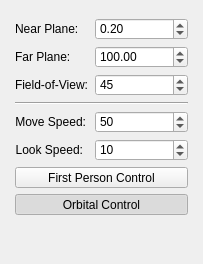
<?xml version="1.0" encoding="UTF-8"?>
<ui version="4.0">
 <class>CameraSettingsPanel</class>
 <widget class="QWidget" name="CameraSettingsPanel">
  <property name="geometry">
   <rect>
    <x>0</x>
    <y>0</y>
    <width>203</width>
    <height>264</height>
   </rect>
  </property>
  <property name="sizePolicy">
   <sizepolicy hsizetype="Preferred" vsizetype="Minimum">
    <horstretch>0</horstretch>
    <verstretch>0</verstretch>
   </sizepolicy>
  </property>
  <property name="windowTitle">
   <string>Camera Settings</string>
  </property>
  <layout class="QVBoxLayout" name="verticalLayout">
   <property name="spacing">
    <number>3</number>
   </property>
   <property name="sizeConstraint">
    <enum>QLayout::SizeConstraint::SetMinimumSize</enum>
   </property>
   <property name="leftMargin">
    <number>3</number>
   </property>
   <property name="topMargin">
    <number>3</number>
   </property>
   <property name="rightMargin">
    <number>3</number>
   </property>
   <property name="bottomMargin">
    <number>3</number>
   </property>
   <item>
    <widget class="QGroupBox" name="groupBox">
     <property name="title">
      <string/>
     </property>
     <property name="styleSheet">
        <string notr="true">QGroupBox#groupBox{border:0px;}</string>
     </property>
     <layout class="QFormLayout" name="formLayout">
      <item row="0" column="0">
       <widget class="QLabel" name="L_NearPlane">
        <property name="text">
         <string>Near Plane:</string>
        </property>
        <property name="alignment">
         <set>Qt::AlignmentFlag::AlignLeading|Qt::AlignmentFlag::AlignLeft|Qt::AlignmentFlag::AlignVCenter</set>
        </property>
       </widget>
      </item>
      <item row="0" column="1">
       <widget class="QDoubleSpinBox" name="DSB_NearPlane">
        <property name="minimum">
         <double>0.000000000000000</double>
        </property>
        <property name="maximum">
         <double>1000.000000000000000</double>
        </property>
        <property name="singleStep">
         <double>0.010000000000000</double>
        </property>
        <property name="value">
         <double>0.200000000000000</double>
        </property>
       </widget>
      </item>
      <item row="1" column="0">
       <widget class="QLabel" name="L_FarPlane">
        <property name="text">
         <string>Far Plane:</string>
        </property>
        <property name="alignment">
         <set>Qt::AlignmentFlag::AlignLeading|Qt::AlignmentFlag::AlignLeft|Qt::AlignmentFlag::AlignVCenter</set>
        </property>
       </widget>
      </item>
      <item row="1" column="1">
       <widget class="QDoubleSpinBox" name="DSB_FarPlane">
        <property name="minimum">
         <double>0.000000000000000</double>
        </property>
        <property name="maximum">
         <double>5000.000000000000000</double>
        </property>
        <property name="singleStep">
         <double>0.010000000000000</double>
        </property>
        <property name="value">
         <double>100.000000000000000</double>
        </property>
       </widget>
      </item>
      <item row="2" column="0">
       <widget class="QLabel" name="L_FieldOfView">
        <property name="text">
         <string>Field-of-View:</string>
        </property>
        <property name="alignment">
         <set>Qt::AlignmentFlag::AlignLeading|Qt::AlignmentFlag::AlignLeft|Qt::AlignmentFlag::AlignVCenter</set>
        </property>
       </widget>
      </item>
      <item row="2" column="1">
       <widget class="QSpinBox" name="SB_FieldOfView">
        <property name="maximum">
         <number>360</number>
        </property>
        <property name="value">
         <number>45</number>
        </property>
       </widget>
      </item>
      <item row="4" column="0">
       <widget class="QLabel" name="L_MoveSpeed">
        <property name="text">
         <string>Move Speed:</string>
        </property>
        <property name="alignment">
         <set>Qt::AlignmentFlag::AlignRight|Qt::AlignmentFlag::AlignTrailing|Qt::AlignmentFlag::AlignVCenter</set>
        </property>
       </widget>
      </item>
      <item row="4" column="1">
       <widget class="QSpinBox" name="SB_MoveSpeed">
        <property name="maximum">
         <number>5000</number>
        </property>
        <property name="value">
         <number>50</number>
        </property>
       </widget>
      </item>
      <item row="5" column="0">
       <widget class="QLabel" name="L_LookSpeed">
        <property name="text">
         <string>Look Speed:</string>
        </property>
        <property name="alignment">
         <set>Qt::AlignmentFlag::AlignRight|Qt::AlignmentFlag::AlignTrailing|Qt::AlignmentFlag::AlignVCenter</set>
        </property>
       </widget>
      </item>
      <item row="5" column="1">
       <widget class="QSpinBox" name="SB_LookSpeed">
        <property name="maximum">
         <number>5000</number>
        </property>
        <property name="value">
         <number>10</number>
        </property>
       </widget>
      </item>
      <item row="3" column="0" colspan="2">
       <widget class="Line" name="line">
        <property name="orientation">
         <enum>Qt::Orientation::Horizontal</enum>
        </property>
       </widget>
      </item>
      <item row="6" column="0" colspan="2">
       <widget class="QToolButton" name="B_FirstPersonCamera">
        <property name="sizePolicy">
         <sizepolicy hsizetype="Preferred" vsizetype="Fixed">
          <horstretch>0</horstretch>
          <verstretch>0</verstretch>
         </sizepolicy>
        </property>
        <property name="toolTip">
         <string>Switch to first person camera</string>
        </property>
        <property name="text">
         <string>First Person Control</string>
        </property>
        <property name="checkable">
         <bool>true</bool>
        </property>
        <property name="autoExclusive">
         <bool>true</bool>
        </property>
       </widget>
      </item>
      <item row="7" column="0" colspan="2">
       <widget class="QToolButton" name="B_OrbitalCamera">
        <property name="sizePolicy">
         <sizepolicy hsizetype="Preferred" vsizetype="Fixed">
          <horstretch>0</horstretch>
          <verstretch>0</verstretch>
         </sizepolicy>
        </property>
        <property name="toolTip">
         <string>Switch to orbital camera</string>
        </property>
        <property name="text">
         <string>Orbital Control</string>
        </property>
        <property name="checkable">
         <bool>true</bool>
        </property>
        <property name="checked">
         <bool>true</bool>
        </property>
        <property name="autoExclusive">
         <bool>true</bool>
        </property>
       </widget>
      </item>
     </layout>
    </widget>
   </item>
  </layout>
 </widget>
 <resources/>
 <connections/>
</ui>
